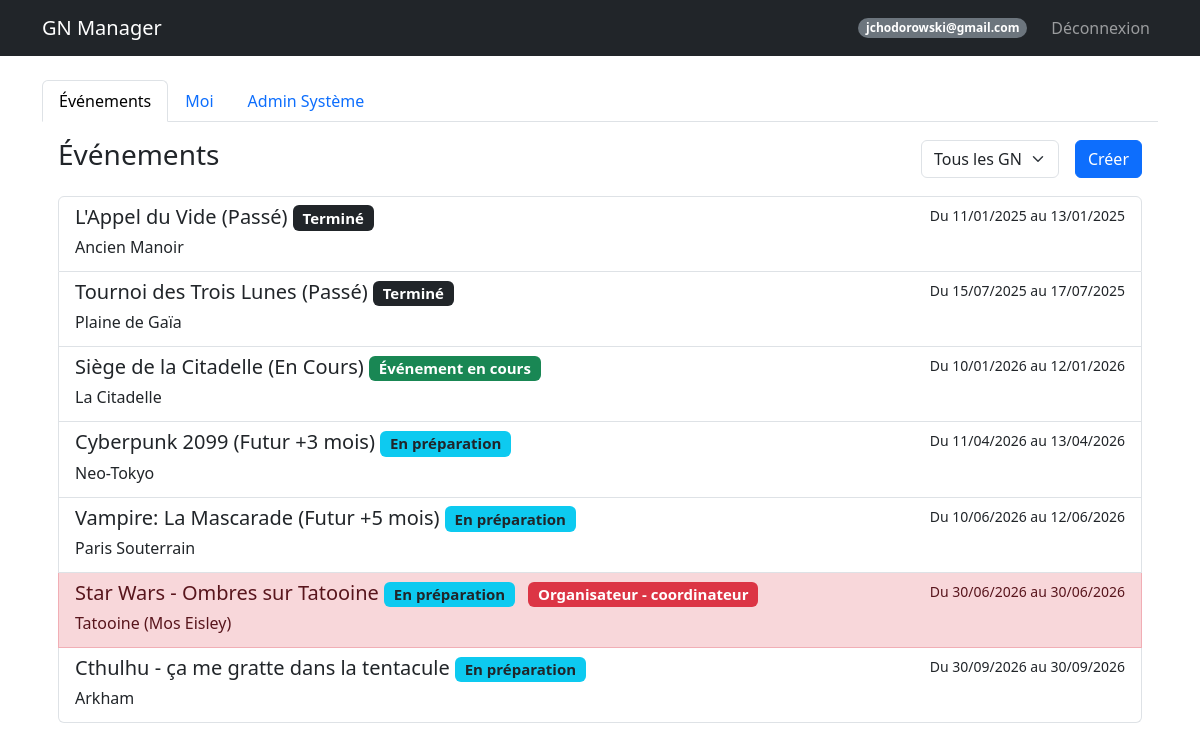
The page /dashboard (signed in) on the database its author committed.
### models.py (models this page shows, shortened)
class User(UserMixin, db.Model):
    id = db.Column(db.Integer, primary_key=True)
    email = db.Column(db.String(120), unique=True, nullable=False)
    password_hash = db.Column(db.String(128))
    nom = db.Column(db.String(80))
    prenom = db.Column(db.String(80))
    age = db.Column(db.Integer)
    genre = db.Column(db.String(20))
    avatar_url = db.Column(db.String(200))
    role = db.Column(db.String(20), default='user')  # createur, sysadmin, user
    is_banned = db.Column(db.Boolean, default=False)
    is_deleted = db.Column(db.Boolean, default=False)  # Suppression logique
    @property
    def is_admin(self):
        return self.role in ['createur', 'sysadmin']

class Event(db.Model):
    id = db.Column(db.Integer, primary_key=True)
    name = db.Column(db.String(100), nullable=False)
    description = db.Column(db.Text)
    date_start = db.Column(db.DateTime, nullable=False)
    date_end = db.Column(db.DateTime, nullable=False)
    location = db.Column(db.String(200))
    background_image = db.Column(db.String(200))
    visibility = db.Column(db.String(20), default='public')  # public, private
    organizer_structure = db.Column(db.String(100))
    org_link_url = db.Column(db.String(255))
    org_link_title = db.Column(db.String(100))
    google_form_url = db.Column(db.String(255))
    external_link = db.Column(db.String(255))
    statut = db.Column(db.String(50), default='En préparation')
    groups_config = db.Column(db.Text, default='{"PJ": ["Peu importe"], "PNJ": ["Peu importe"], "Organisateur": ["Peu importe"]}')

class Participant(db.Model):
    id = db.Column(db.Integer, primary_key=True)
    event_id = db.Column(db.Integer, db.ForeignKey('event.id'), nullable=False)
    user_id = db.Column(db.Integer, db.ForeignKey('user.id'), nullable=False)
    type = db.Column(db.String(50))  # Organisateur, PJ, PNJ
    group = db.Column(db.String(50))
    role_id = db.Column(db.Integer, db.ForeignKey('role.id', use_alter=True, name='fk_participant_role'), nullable=True)
    role_communicated = db.Column(db.Boolean, default=False)
    role_received = db.Column(db.Boolean, default=False)
    registration_status = db.Column(db.String(50), default='À valider')
    paf_status = db.Column(db.String(20), default='non versée')  # non versée, partielle, versée, erreur
    payment_method = db.Column(db.String(50))
    payment_amount = db.Column(db.Float, default=0.0)
    payment_comment = db.Column(db.Text)
    comment = db.Column(db.Text)
    custom_image = db.Column(db.String(200))
    user = db.relationship('User', backref='participations')
    event = db.relationship('Event', backref='participants')
    role = db.relationship('Role', foreign_keys=[role_id], backref='participants_with_role')

### routes/admin_routes.py (the view)
@admin_bp.route('/dashboard')
@login_required
def dashboard():
    users_pagination = None
    if current_user.is_admin:
        page = request.args.get('page', 1, type=int)
        users_pagination = User.query.paginate(page=page, per_page=DefaultValues.USERS_PER_PAGE, error_out=False)
    filter_type = request.args.get('filter', 'all')
    my_participations = Participant.query.filter_by(user_id=current_user.id).all()
    my_event_ids = [p.event_id for p in my_participations]
    my_roles = {p.event_id: p for p in my_participations}
    events = []
    now = datetime.now()
    if filter_type == 'mine':
        if my_event_ids:
            events = Event.query.filter(Event.id.in_(my_event_ids)).order_by(Event.date_start).all()
    elif filter_type == 'future':
        events = Event.query.filter(Event.date_start >= now).order_by(Event.date_start).all()
    elif filter_type == 'past':
        events = Event.query.filter(Event.date_end < now).order_by(Event.date_start.desc()).all()
    else:
        events = Event.query.order_by(Event.date_start).all()
    admin_view = request.args.get('admin_view')
    return render_template('dashboard.html',
                         user=current_user,
                         users_pagination=users_pagination,
                         events=events,
                         my_event_ids=my_event_ids,
                         my_roles=my_roles,
                         current_filter=filter_type,
                         admin_view=admin_view)

### templates/dashboard.html (shortened to what this page needs)
{% extends "base.html" %}
{% block content %}
<ul class="nav nav-tabs" id="myTab" role="tablist">
    <li class="nav-item" role="presentation">
        <button class="nav-link {% if not admin_view %}active{% endif %}" id="events-tab" data-bs-toggle="tab"
            data-bs-target="#events" type="button" role="tab">Événements</button>
    </li>
    <li class="nav-item" role="presentation">
        <button class="nav-link" id="me-tab" data-bs-toggle="tab" data-bs-target="#me" type="button"
            role="tab">Moi</button>
    </li>
    {% if user.is_admin %}
    <li class="nav-item" role="presentation">
        <button class="nav-link {% if admin_view %}active{% endif %}" id="admin-tab" data-bs-toggle="tab"
            data-bs-target="#admin" type="button" role="tab">Admin Système</button>
    </li>
    {% endif %}
</ul>
<div class="tab-content" id="myTabContent">
    <div class="tab-pane fade p-3 {% if not admin_view %}show active{% endif %}" id="events" role="tabpanel">
        <div class="d-flex justify-content-between align-items-center mb-3">
            <h3>Événements</h3>
            <div class="d-flex gap-2">
                <form action="/dashboard" method="GET" class="d-flex align-items-center">
                    <select name="filter" class="form-select me-2" onchange="this.form.submit()">
                        <option value="all" {% if current_filter=='all' %}selected{% endif %}>Tous les GN</option>
                    </select>
                </form>
                <a href="/event/create" class="btn btn-primary">Créer</a>
            </div>
        </div>
        <div class="list-group">
            {% for e in events %}
            {% set participation = my_roles.get(e.id) %}
            {% set row_class = "" %}
            {% set badge_class = "" %}
            {% set badge_text = "" %}
            {% if participation %}
            {% if participation.registration_status == 'En attente' or participation.registration_status == 'À valider'
            %}
            {% set row_class = "list-group-item-secondary" %}
            {% set badge_class = "bg-light text-dark border" %}
            {% set badge_text = participation.type ~ " (En Attente)" %}
            {% elif participation.type == 'organisateur' or participation.type == 'Organisateur' %}
            {% set row_class = "list-group-item-danger" %}
            {% set badge_class = "bg-danger" %}
            {% set badge_text = "Organisateur" %}
            {% elif participation.type == 'PJ' %}
            {% set row_class = "list-group-item-success" %}
            {% set badge_class = "bg-success" %}
            {% set badge_text = "PJ" %}
            {% elif participation.type == 'PNJ' %}
            {% set row_class = "list-group-item-primary" %}
            {% set badge_class = "bg-primary" %}
            {% set badge_text = "PNJ" %}
            {% else %}
            {% set row_class = "list-group-item-success" %}
            {% set badge_class = "bg-success" %}
            {% set badge_text = participation.type %}
            {% endif %}
            {% endif %}
            {% set status_color = "bg-secondary" %}
            {% if e.statut == "Événement en cours" %}
            {% set status_color = "bg-success" %}
            {% elif e.statut == "Terminé" %}
            {% set status_color = "bg-dark" %}
            {% elif e.statut == "Annulé" %}
            {% set status_color = "bg-danger" %}
            {% elif e.statut == "En préparation" %}
            {% set status_color = "bg-info text-dark" %}
            {% endif %}
            <a href="/event/{{ e.id }}" class="list-group-item list-group-item-action {{ row_class }}">
                <div class="d-flex w-100 justify-content-between">
                    <h5 class="mb-1">
                        {{ e.name }}
                        <span class="badge {{ status_color }}">{{ e.statut }}</span>
                        {% if participation %}
                        <span class="badge {{ badge_class }} ms-2">{{ badge_text }}
                            {% if (participation.registration_status != 'En attente' and
                            participation.registration_status != 'À valider') and participation.group and
                            participation.group != 'Peu importe' %}
                            - {{ participation.group }}
                            {% endif %}
                        </span>
                        {% endif %}
                    </h5>
                    <small>Du {{ e.date_start.strftime('%d/%m/%Y') }} au {{ e.date_end.strftime('%d/%m/%Y') }}</small>
                </div>
                <p class="mb-1">{{ e.location }}</p>
            </a>
            {% else %}
            <p class="text-muted text-center mt-4">Aucun événement trouvé pour ce filtre.</p>
            {% endfor %}
        </div>
    </div>
        {% endblock %}

### templates/base.html (shortened to what this page needs)
<!DOCTYPE html>
<html lang="fr">
<head>
    <link href="https://cdn.jsdelivr.net/npm/bootstrap@5.3.0/dist/css/bootstrap.min.css" rel="stylesheet">
    <link rel="stylesheet" href="https://cdn.jsdelivr.net/npm/bootstrap-icons@1.11.3/font/bootstrap-icons.min.css">
</head>
<body>
    <nav class="navbar navbar-expand-lg navbar-dark bg-dark">
        <div class="container">
            <a class="navbar-brand" href="/">GN Manager</a>
            {% if current_user.is_authenticated %}
            <div class="navbar-nav ms-auto align-items-center">
                <span class="badge bg-secondary rounded-pill me-3">{{ current_user.email }}</span>
                <a class="nav-link" href="/logout">Déconnexion</a>
            </div>
            {% endif %}
        </div>
    </nav>
    <div class="container mt-4">
        {% block content %}{% endblock %}
</body>
</html>

### rows shown on the page
User: email "jchodorowski@gmail.com"
Event: name "L'Appel du Vide (Passé)", statut "Terminé", date_start "11/01/2025", date_end "13/01/2025", location "Ancien Manoir"
Event: name "Tournoi des Trois Lunes (Passé)", statut "Terminé", date_start "15/07/2025", date_end "17/07/2025", location "Plaine de Gaïa"
Event: name "Siège de la Citadelle (En Cours)", statut "Événement en cours", date_start "10/01/2026", date_end "12/01/2026", location "La Citadelle"
Event: name "Cyberpunk 2099 (Futur +3 mois)", statut "En préparation", date_start "11/04/2026", date_end "13/04/2026", location "Neo-Tokyo"
Event: name "Vampire: La Mascarade (Futur +5 mois)", statut "En préparation", date_start "10/06/2026", date_end "12/06/2026", location "Paris Souterrain"
Event: name "Star Wars - Ombres sur Tatooine", statut "En préparation", badge_text "Organisateur", date_start "30/06/2026", date_end "30/06/2026", location "Tatooine (Mos Eisley)"
Participant: group "coordinateur"
Event: name "Cthulhu - ça me gratte dans la tentacule", statut "En préparation", date_start "30/09/2026", date_end "30/09/2026", location "Arkham"
